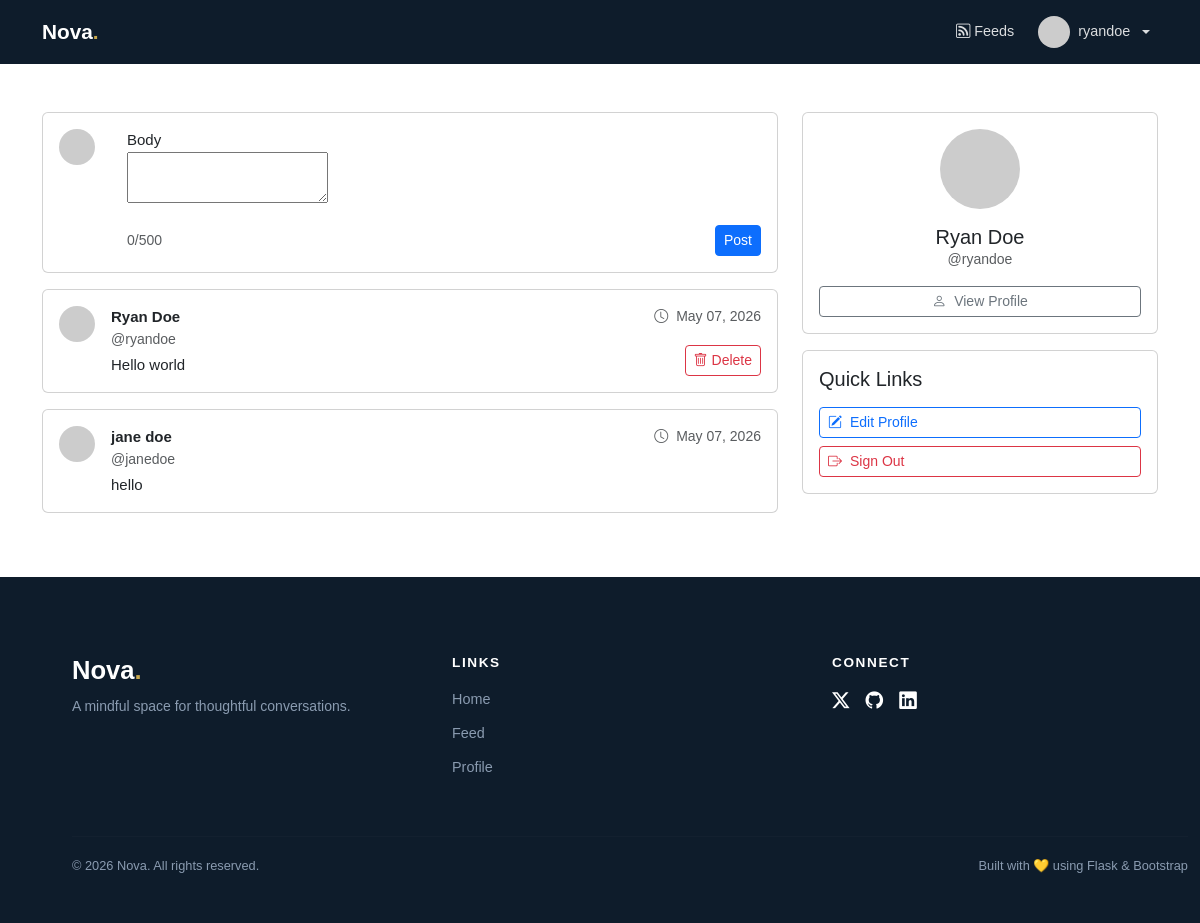
Screenshot of /home (signed in) with the database file from the repository.
### app/models.py (models this page shows, shortened)
class User(UserMixin, db.Model):
    id = db.Column(db.Integer, primary_key=True)
    username = db.Column(db.String(64), index=True, unique=True)
    first_name = db.Column(db.String(64), index=True)
    last_name = db.Column(db.String(64), index=True)
    email = db.Column(db.String(64), index=True, unique=True)
    password_hash = db.Column(db.String(128))
    bio = db.Column(db.String(140))
    last_seen = db.Column(db.DateTime, default=datetime.utcnow)
    join_date = db.Column(db.DateTime, default=datetime.utcnow)
    posts = db.relationship('Post', backref='author', lazy='dynamic')
    def avatar(self, size):
        digest = md5(self.email.lower().encode('utf-8')).hexdigest()
        return f'https://www.gravatar.com/avatar/{digest}?d=identicon&s={size}'

class Post(db.Model):
    id = db.Column(db.Integer, primary_key=True)
    body = db.Column(db.String(300))
    timestamp = db.Column(db.DateTime, index=True, default=datetime.utcnow)
    user_id = db.Column(db.Integer, db.ForeignKey('user.id'))

### app/routes.py (the view)
@app.route('/', methods=['GET', 'POST'])
@app.route('/home', methods=['GET', 'POST'])
@login_required
def home():
    form = PostForm()
    if form.validate_on_submit():
        post = Post(body=form.body.data, author=current_user)
        db.session.add(post)
        db.session.commit()
        flash('Your post is live!')
        return redirect(url_for('home'))
    posts = Post.query.all()
    return render_template(
        'home.html',
        form=form,
        posts=posts)

### app/forms.py
class PostForm(FlaskForm):
    body = TextAreaField('Body', validators=[DataRequired()])
    submit = SubmitField('Post')

### app/models.py (called while the page is built)
@login.user_loader
def load_user(id):
    return User.query.get(int(id))

### app/routes.py (called while the page is built)
@app.before_request
def before_request():
    if current_user.is_authenticated:
        current_user.last_seen = datetime.utcnow()
        db.session.commit()

### app/templates/home.html (shortened to what this page needs)
{% extends 'base.html' %}
{% block content %}
<div class="container py-5">
    <div class="row">
        <div class="col-md-8">
            <div class="card mb-3">
                <div class="row g-0">
                    <div class="col-auto p-3">
                        <img src="{{ current_user.avatar(36) }}"
                            class="rounded-circle flex-shrink-0"
                            width="36" height="36"
                            alt="{{ current_user.username }}">
                    </div>
                    <div class="col">
                        <div class="card-body">
                            <form action="" method="post" novalidate>
                                <p>
                                    {{ form.body.label }} <br>
                                    {{ form.body(size=32, id="postBody", maxlength="500") }} <br>
                                </p>
                                <div class="d-flex justify-content-between align-items-center">
                                    <small class="text-body-secondary" id="charCount">0/500</small>
                                    {{ form.submit(class="btn btn-primary btn-sm") }}
                                </div>
                            </form>
                        </div>
                    </div>
                </div>
            </div>
            {% for post in posts %}
                {% if post %}
                    <div class="card mb-3">
                        <div class="row g-0">
                            <div class="col-md-8">
                                <div class="card-body">
                                    <div class="d-flex gap-3">
                                        <img src="{{ post.author.avatar(36) }}"
                                            class="rounded-circle flex-shrink-0"
                                            width="36" height="36"
                                            alt="{{ post.author.username }}">
                                        <div>
                                            <p class="mb-0 fw-semibold">
                                                {{ post.author.first_name }} {{ post.author.last_name }}
                                            </p>
                                            <p class="mb-1 text-muted small">@{{ post.author.username }}</p>
                                            <p class="mb-0">{{ post.body }}</p>
                                        </div>
                                    </div>
                                </div>
                            </div>
                            <div class="col-md-4">
                                <div class="card-body d-flex flex-column align-items-end justify-content-between h-100">
                                    <small class="text-muted">
                                        <i class="bi bi-clock me-1"></i>
                                        {{ post.timestamp.strftime('%B %d, %Y') }}
                                    </small>
                                    {% if post.author == current_user %}
                                        <form action="{{ url_for('delete_post', post_id=post.id) }}" method="post">
                                            <button type="submit" class="btn btn-sm btn-outline-danger mt-2"
                                                onclick="return confirm('Delete this post?')">
                                                <i class="bi bi-trash me-1"></i>Delete
                                            </button>
                                        </form>
                                    {% endif %}
                                </div>
                            </div>
                        </div>
                    </div>
                {% endif %}
            {% endfor %}
        </div>
        <div class="col-md-4 d-flex flex-column gap-3">
            <div class="card">
                <div class="card-body text-center">
                    <img src="{{ current_user.avatar(80) }}"
                        class="rounded-circle mb-3"
                        width="80" height="80"
                        alt="{{ current_user.username }}">
                    <h5 class="card-title mb-0">
                        {{ current_user.first_name }} {{ current_user.last_name }}
                    </h5>
                    <p class="text-muted small mb-3">@{{ current_user.username }}</p>
                    <a href="{{ url_for('profile', username=current_user.username) }}"
                        class="btn btn-outline-secondary btn-sm w-100">
                        <i class="bi bi-person me-2"></i>View Profile
                    </a>
                </div>
            </div>
            <div class="card">
                <div class="card-body">
                    <h5 class="card-title">Quick Links</h5>
                    <div class="d-flex flex-column gap-2 mt-3">
                        <a href="{{ url_for('edit_profile') }}" class="btn btn-outline-primary btn-sm text-start">
                            <i class="bi bi-pencil-square me-2"></i>Edit Profile
                        </a>
                        <a href="{{ url_for('logout') }}" class="btn btn-outline-danger btn-sm text-start">
                            <i class="bi bi-box-arrow-right me-2"></i>Sign Out
                        </a>
                    </div>
                </div>
            </div>
        </div>
    </div>
</div>
{% endblock %}

### app/templates/base.html (shortened to what this page needs)
<!doctype html>
<html lang="en">
  <head>
    <link
      href="https://cdn.jsdelivr.net/npm/bootstrap@5.3.8/dist/css/bootstrap.min.css"
      rel="stylesheet"
>
    <link rel="stylesheet" href="{{ url_for('static', filename='css/styles.css') }}">
    <link rel="stylesheet" href="https://cdn.jsdelivr.net/npm/bootstrap-icons@1.11.3/font/bootstrap-icons.min.css">
  </head>
  <body>
<nav class="navbar navbar-expand-lg navbar-dark" id="navbar">
  <div class="container">
    <a class="navbar-brand" href="{{ url_for('index') }}">Nova<span class="nova_dot">.</span></a>
    <div class="collapse navbar-collapse" id="navbarSupportedContent">
      <ul class="navbar-nav mb-2 mb-lg-0 align-items-center gap-2">
        {% if current_user.is_authenticated %}
          <li class="nav-item">
            <a class="nav-link" href="{{ url_for('home') }}">
              <i class="bi bi-rss me-1"></i>Feeds
            </a>
          </li>
          <li class="nav-item dropdown">
            <a class="nav-link dropdown-toggle d-flex align-items-center gap-2" href="#"
              role="button" data-bs-toggle="dropdown" aria-expanded="false">
              <img
                src="https://ui-avatars.com/api/?name={{ current_user.username }}&background=0D6EFD&color=fff&size=32&rounded=true"
                alt="{{ current_user.username }}"
                width="32" height="32"
                class="rounded-circle">
              {{ current_user.username }}
            </a>
          </li>
        {% endif %}
      </ul>
    </div>
  </div>
</nav>
<main>
  {% block content %} {% endblock %}
</main>
<footer class="footer">
  <div class="container">
    <div class="row py-5">
      <div class="col-md-4 mb-4 mb-md-0">
        <h3 class="footer-brand">Nova<span class="footer-dot">.</span></h3>
        <small class="footer-tagline">A mindful space for thoughtful conversations.</small>
      </div>
      <div class="col-md-4 mb-4 mb-md-0">
        <h4 class="footer-heading">Links</h4>
        <ul class="footer-links">
          <li><a href="{{ url_for('home') }}">Home</a></li>
          {% if current_user.is_anonymous %}
            <li><a href="{{ url_for('login') }}">Sign In</a></li>
            <li><a href="{{ url_for('register') }}">Register</a></li>
          {% else %}
            <li><a href="{{ url_for('index') }}">Feed</a></li>
            <li><a href="{{ url_for('profile', username=current_user.username) }}">Profile</a></li>
          {% endif %}
        </ul>
      </div>
      <div class="col-md-4">
        <h4 class="footer-heading">Connect</h4>
        <div class="footer-icons">
          <a href="{{ url_for('index') }}" class="footer-icon"><i class="bi bi-twitter-x"></i></a>
          <a href="{{ url_for('index') }}" class="footer-icon"><i class="bi bi-github"></i></a>
          <a href="{{ url_for('index') }}" class="footer-icon"><i class="bi bi-linkedin"></i></a>
        </div>
      </div>
    </div>
    <hr class="footer-divider">
    <div class="row py-3">
      <div class="col-md-6">
        <small class="footer-small">© 2026 Nova. All rights reserved.</small>
      </div>
      <div class="col-md-6 text-md-end">
        <small class="footer-small">Built with 💛 using Flask & Bootstrap</small>
      </div>
    </div>
  </div>
</footer>
  </body>
</html>

### app/static/css/styles.css (style rules this page uses)
section, footer { padding-left: 60px; padding-right: 60p; padding-top: 30px; padding-bottom: 30px; display: block; }
main { flex: 1; }
body { font-family: 'DM Sans', sans-serif; margin: 0; padding: 0; display: flex; flex-direction: column; min-height: 100vh; }
h3 { font-size: 35px; }
p { font-size: 15px; }
button { border-radius: 40px; }
#navbar { background-color: #0e1c2b; }
#navbar .navbar-brand { color: #ffffff; font-weight: 700; font-size: 1.3rem; }
#navbar .nova_dot { color: #c9a84c; }
#navbar .nav-link { color: rgba(255, 255, 255, 0.85); font-size: 0.9rem; }
.footer { background-color: #0e1c2b; color: #ffffff; }
.footer-brand { font-size: 1.6rem; font-weight: 700; color: #ffffff; margin-bottom: 0.5rem; }
.footer-dot { color: #c9a84c; }
.footer-tagline { color: #8a9bb0; font-size: 0.875rem; line-height: 1.6; }
.footer-heading { font-size: 0.85rem; font-weight: 600; text-transform: uppercase; letter-spacing: 0.1rem; color: #ffffff; margin-bottom: 1rem; }
.footer-links { list-style: none; padding: 0; margin: 0; }
.footer-links li { margin-bottom: 0.6rem; }
.footer-links a { color: #8a9bb0; text-decoration: none; font-size: 0.9rem; transition: color 0.2s ease; }
.footer-icons { display: flex; gap: 16px; }
.footer-icon { color: #ffffff !important; font-size: 1.1rem; text-decoration: none; transition: color 0.2s ease; }
.footer-divider { border-color: rgba(255, 255, 255, 0.08); margin: 0; }
.footer-small { color: #8a9bb0; font-size: 0.8rem; }

### rows the page displays
User: username "ryandoe", first_name "Ryan", last_name "Doe"
Post: author.first_name "Ryan", author.last_name "Doe", author.username "ryandoe", body "Hello world", timestamp "May 07, 2026"
Post: author.first_name "jane", author.last_name "doe", author.username "janedoe", body "hello", timestamp "May 07, 2026"
